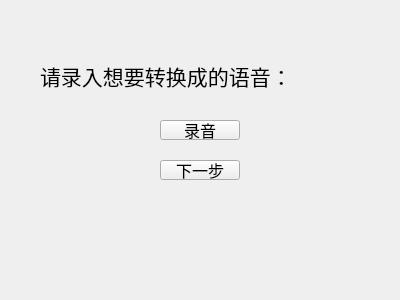
<?xml version="1.0" encoding="UTF-8"?>
<ui version="4.0">
 <class>Freetrans_2</class>
 <widget class="QWidget" name="Freetrans_2">
  <property name="geometry">
   <rect>
    <x>0</x>
    <y>0</y>
    <width>400</width>
    <height>300</height>
   </rect>
  </property>
  <property name="windowTitle">
   <string>Form</string>
  </property>
  <widget class="QLabel" name="label">
   <property name="geometry">
    <rect>
     <x>40</x>
     <y>60</y>
     <width>261</width>
     <height>31</height>
    </rect>
   </property>
   <property name="font">
    <font>
     <family>华文行楷</family>
     <pointsize>16</pointsize>
    </font>
   </property>
   <property name="text">
    <string>请录入想要转换成的语音：</string>
   </property>
  </widget>
  <widget class="QPushButton" name="pushButton">
   <property name="geometry">
    <rect>
     <x>160</x>
     <y>120</y>
     <width>80</width>
     <height>20</height>
    </rect>
   </property>
   <property name="font">
    <font>
     <family>华文新魏</family>
     <pointsize>12</pointsize>
    </font>
   </property>
   <property name="text">
    <string>录音</string>
   </property>
  </widget>
  <widget class="QPushButton" name="nextBtn">
   <property name="geometry">
    <rect>
     <x>160</x>
     <y>160</y>
     <width>80</width>
     <height>20</height>
    </rect>
   </property>
   <property name="font">
    <font>
     <family>华文新魏</family>
     <pointsize>12</pointsize>
    </font>
   </property>
   <property name="text">
    <string>下一步</string>
   </property>
  </widget>
 </widget>
 <resources/>
 <connections/>
</ui>
